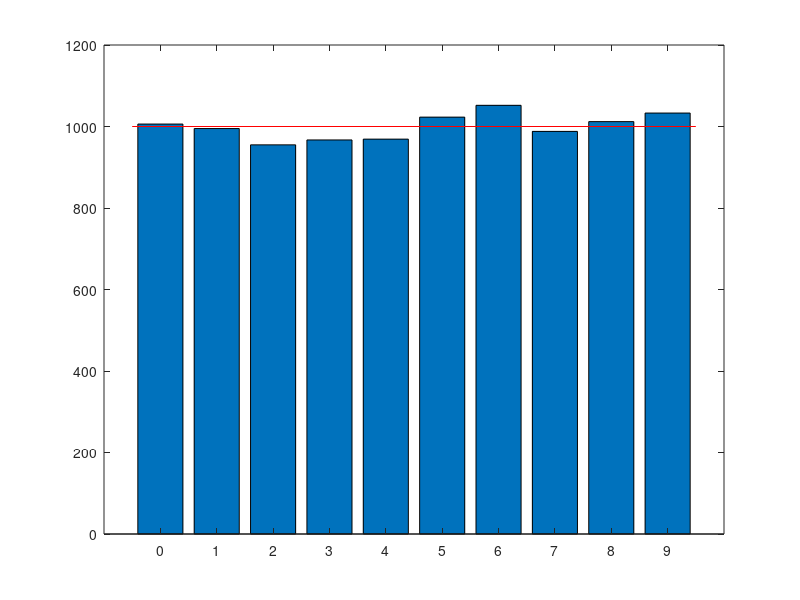
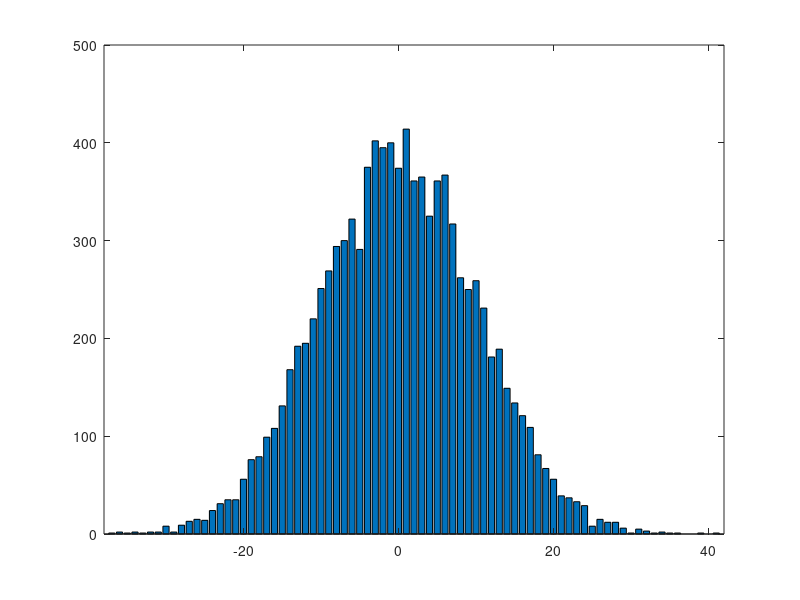
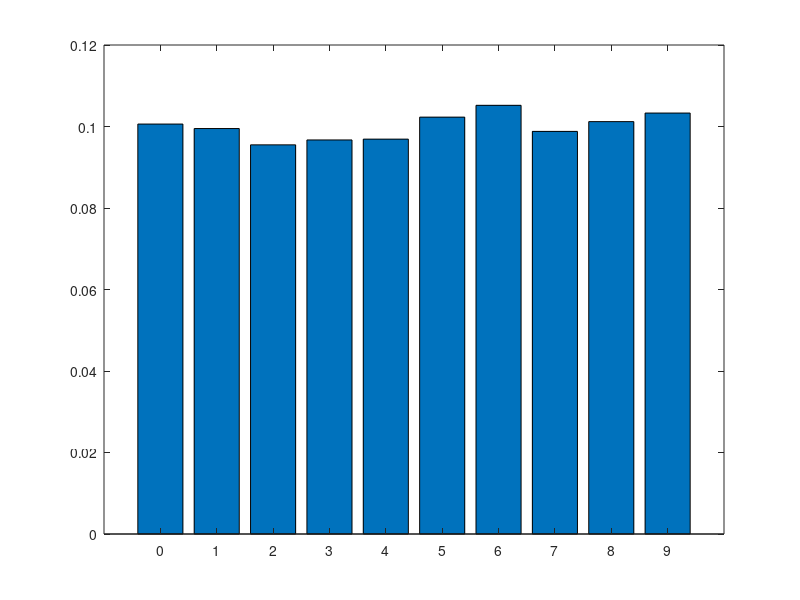
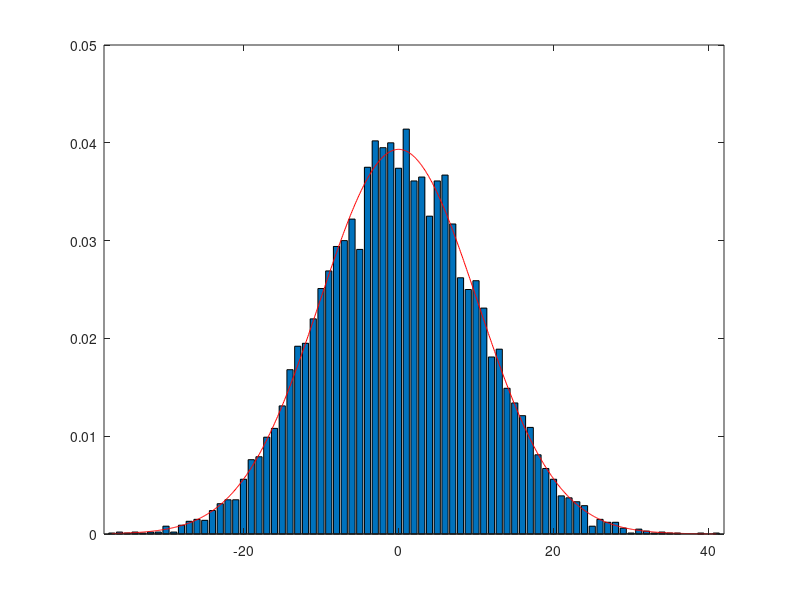

Reproduce these figures in MATLAB, in order.
% Solution for Exercise Sheet 1
% Author: H. Schramm

close all;
hold off;

N = 100;

% Generation of matrices A and B
% fix must be used for A to assure the interval [0, 10) since 
% this function truncates the decimal values. round realizes a 
% commercial rounding and is therefore appropriate for determining B.

A=fix(10*rand(N,N)); 

% randn returns a matrix with normally distributed random elements having zero mean and variance one.
B=round(10*randn(N));

amax = max(A(:));
amin = min(A(:));
bmax = max(B(:));
bmin = min(B(:));

a = [];
for i=amin:amax
  a = [a length(find (A==i))];
end

b = [];
for i=bmin:bmax
  b = [b length(find (B==i))];
end


figure(1);
bar(amin:amax, a);

% draw the mean frequency line
hold on;
line([min(A(:))-0.5 max(A(:))+0.5],[mean(a(:)) mean(a(:))], 'Color','r');

% axis scaling
axis([min(A(:))-1 max(A(:))+1]);

figure(2);
bar(bmin:bmax, b);

% axis scaling
axis([min(B(:))-1 max(B(:))+1]);

% convert histogram into probability distribution
a_norm = a./N^2;
b_norm = b./N^2;

figure(3);
bar(amin:amax, a_norm);

% axis scaling
axis([min(A(:))-1 max(A(:))+1]);

figure(4);
bar(bmin:bmax, b_norm);

% axis scaling
axis([min(B(:))-1 max(B(:))+1]);

% check if probabilities sum up to 1
a_sum = sum(a_norm);
b_sum = sum(b_norm);

fprintf("Probability mass of frequency of elements in A: %.2f\n", a_sum);
fprintf("Probability mass of frequency of elements in B: %.2f\n", b_sum);

% add normal distribution function to Figure 4
t = bmin:0.1:bmax;

% determine mean and variance
m = mean(B(:));
s = std(B(:));

f = exp(-0.5*((t-m)./s).^2)./(sqrt(2*pi)*s);

hold on;
plot(t, f, 'r');

% determine percentage of probability mass lying in the range mean +/- standard deviation

% get the index of the element positioned at mean = 0 (note: indexing starts at 1)
zero_index = -bmin+1

% sum up elements around mean (+/- sigma)
sum_plusminus_s = sum(b_norm(zero_index-10:zero_index+10))


% sum up elements around mean (+/- 2*sigma)
sum_plusminus_2s = sum(b_norm(zero_index-20:zero_index+20))

% sum up elements around mean (+/- 3*sigma)
sum_plusminus_3s = sum(b_norm(zero_index-30:zero_index+30))


